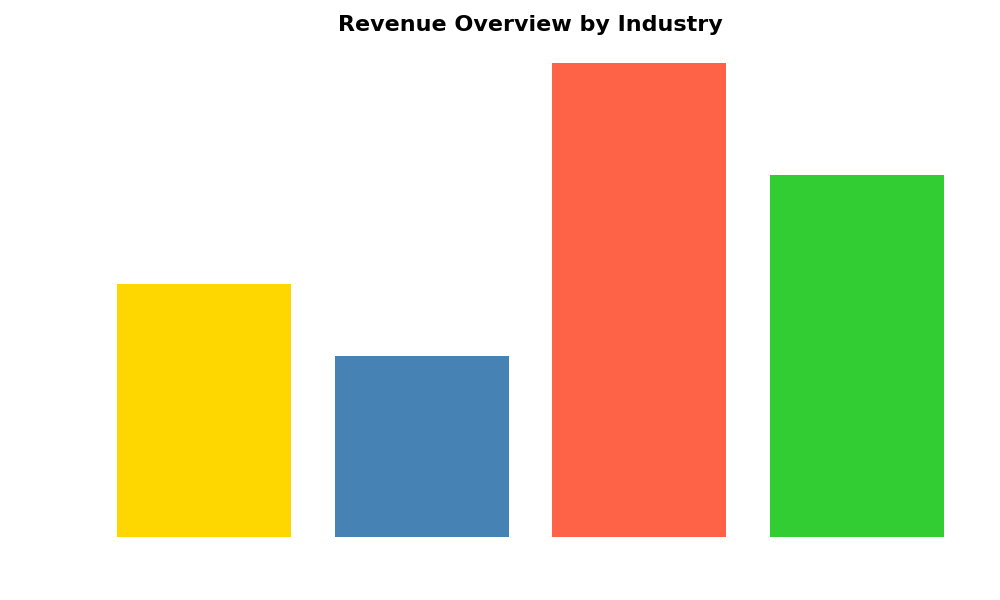

This figure's Python source:
import numpy as np
import matplotlib.pyplot as plt

sectors = ['AI', 'Cloud Computing', 'Cybersecurity', 'IoT']
total_revenues = np.array([63, 45, 118, 90])
colors = ['#FFD700', '#4682B4', '#FF6347', '#32CD32']

fig, ax = plt.subplots(figsize=(10, 6))

ax.bar(sectors, total_revenues, color=colors)

ax.set_xlabel('Industries', fontsize=14)
ax.set_ylabel('Revenue (Billion USD)', fontsize=14)
ax.set_title('Revenue Overview by Industry', fontsize=16, fontweight='bold')

ax.set_frame_on(False)  # Remove borders
plt.tight_layout()
plt.axis('off')  # Eliminate axes

plt.show()
